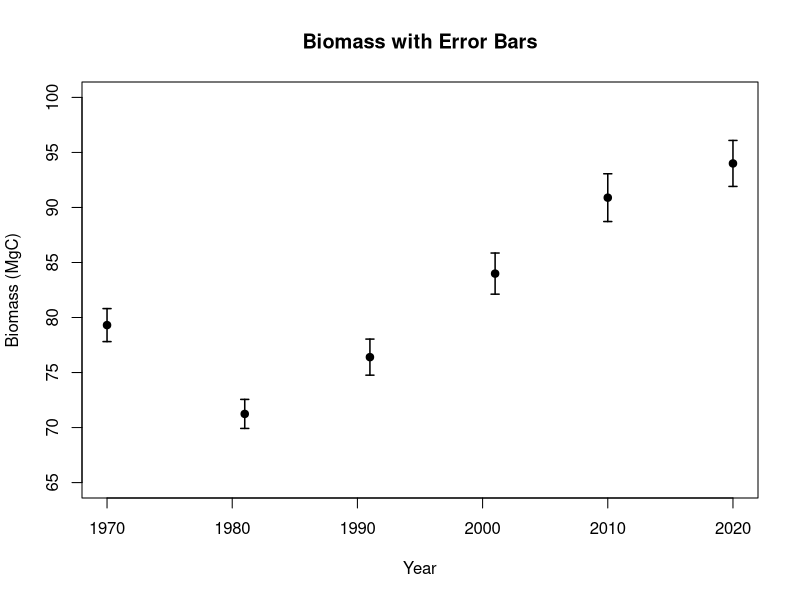

Generate this figure with R:
# Tus datos
datos <- data.frame(
  Year = c(1970, 1981, 1991, 2001, 2010, 2020),
  MgC = c(79.31, 71.24, 76.40, 83.99, 90.89, 94),
  MinError = c(77.81, 69.92, 74.76, 82.12, 88.72, 91.91),
  MaxError = c(80.81, 72.56, 78.04, 85.86, 93.06, 96.06),
  SD = c(1.5, 1.32, 1.64, 1.87, 2.17, 2.09)
)

# Calculamos el "SE" como la diferencia entre el valor máximo y el valor central


# Función que agregaste
adderrorbars <- function(x,y,SD,direction,barlen=0.04,lwd=1.5,...){
  
  if(length(direction)>1)stop("direction must be of length one.")
  if(direction == "rightleft" | direction == "leftright")direction <- c("left","right")
  
  if("up" %in% direction)
    arrows(x0=x, x1=x, y0=y, y1=y+SD, code=3, angle=90, length=barlen, lwd=lwd,...)
  if("down" %in% direction) 
    arrows(x0=x, x1=x, y0=y, y1=y-SD, code=3, angle=90, length=barlen, lwd=lwd,...)
  if("updown" %in% direction) 
    arrows(x0=x, x1=x, y0=y+SD, y1=y-SD, code=3, angle=90, length=barlen, lwd=lwd,...)
  if("left" %in% direction) 
    arrows(x0=x, x1=x-SD, y0=y, y1=y, code=3, angle=90, length=barlen, lwd=lwd,...)
  if("right" %in% direction)
    arrows(x0=x, x1=x+SD, y0=y, y1=y, code=3, angle=90, length=barlen, lwd=lwd,...)  
}

# Hacemos un gráfico básico
plot(datos$Year, datos$MgC, type="p", pch=19, ylim=c(65,100),
     xlab="Year", ylab="Biomass (MgC)", main="Biomass with Error Bars")
# Agregamos barras de error verticales (arriba y abajo)
adderrorbars(datos$Year, datos$MgC, datos$SD, direction="updown")


#Grafico con los valores de Monteith

#Load data 






